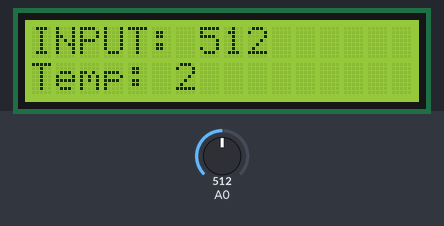
Bench run of a sketch on a simulated Arduino Uno, built with avr-gcc and run on an emulated ATmega328P. On the bench: 16×2 character LCD. The test bench sets the inputs (shaded band); at power-on: A0 = 512.

Above: at 2.2 s.
2.3 s: A0 set to 716
At 3.7 s:
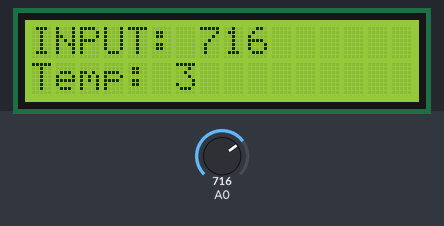
4.0 s: A0 set to 900
At 4.5 s:
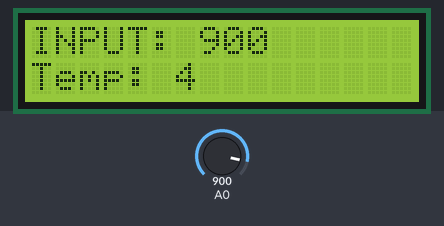
5.6 s: A0 set to 1023
At 6.2 s:
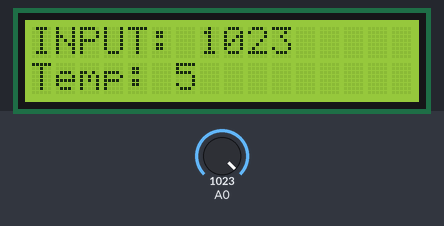
Timing chart, 0 to 8.6 s (numbered marks = the images above; inputs shaded):
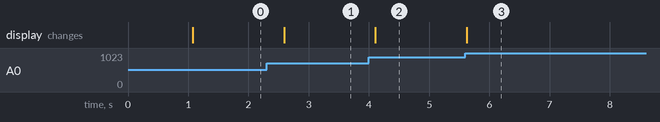

The sketch:

pruebalcd.ino
```cpp
 #include <LiquidCrystal.h>
 long  Temp;
int Entrada_S;
  LiquidCrystal lcd (12, 11, 5, 4, 3, 2);
void setup() {
  // put your setup code here, to run once:
  Serial.begin(9600);
  lcd.begin(16,2);
  lcd.home();
  lcd.print("UNA PRUEBA LCD");
  lcd.setCursor(0,1);
  lcd.print("Solo una prueba");
  delay(1000);
  lcd.clear();
}

void loop() {
 WriteLCD();
 delay(500);
}//loop

void WriteLCD(){
 lcd.clear();
 lcd.print("INPUT: ");
 //Lee lo que esta en el PIN A0
 Entrada_S = ReadTemp();
 //Imprime la lectura
 lcd.print(Entrada_S);
 //Convierte la lectura analoga (va de 0 - 1023)
 //a voltage de entre 0V a 5V
 Temp = Entrada_S*(5.0/1023.0);
 lcd.setCursor(0,1);
 //Imprime el volge
 lcd.print("Temp: ");
 lcd.print(Temp);
  }

int ReadTemp(){
   int val = analogRead(A0);
  return val;
  }
```

Measured:
- after the input at 2.3 s, the display: changes after 0.29 s (image 1)
- after the input at 4.0 s, the display: changes after 0.11 s (image 2)
- after the input at 5.6 s, the display: changes at once (image 3)
